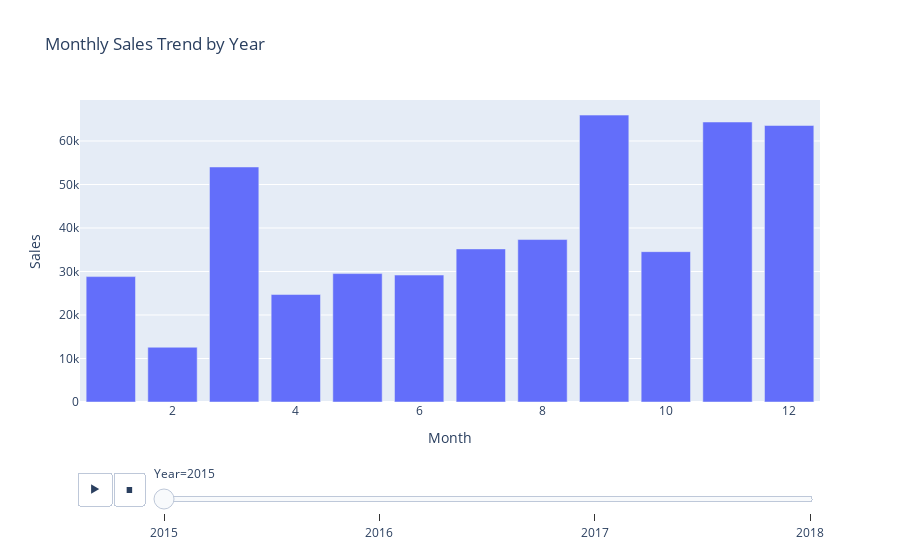

This figure's notebook cell:
### Code cell
daily_sales = df.groupby('Order Date')['Sales'].sum().reset_index()
daily_sales['Order Date'] = pd.to_datetime(daily_sales['Order Date'])
daily_sales.sort_values('Order Date', inplace=True)

daily_sales['Year'] = daily_sales['Order Date'].dt.year
daily_sales['Month'] = daily_sales['Order Date'].dt.month

monthly_sales = daily_sales.groupby(['Year', 'Month'])['Sales'].sum().reset_index()

fig = px.bar(
    monthly_sales,
    x='Month',
    y='Sales',
    animation_frame='Year',
    title='Monthly Sales Trend by Year',
    labels={'Month': 'Month'}
)
fig.show()

### Figure 1 — Plotly figure (JSON) as saved in the notebook; plotly's stock layout.template omitted (floating-point values rounded to 4 significant figures)
{"data": [{"hovertemplate": "Year=2015<br>Month=%{x}<br>Sales=%{y}<extra></extra>", "legendgroup": "", "marker": {"color": "#636efa", "pattern": {"shape": ""}}, "name": "", "orientation": "v", "showlegend": false, "textposition": "auto", "type": "bar", "x": [1, 2, 3, 4, 5, 6, 7, 8, 9, 10, 11, 12], "xaxis": "x", "y": [28830.0, 12590.0, 54030.0, 24710.0, 29520.0, 29180.0, 35190.0, 37350.0, 65960.0, 34560.0, 64370.0, 63570.0], "yaxis": "y"}], "layout": {"barmode": "relative", "legend": {"tracegroupgap": 0}, "sliders": [{"active": 0, "currentvalue": {"prefix": "Year="}, "len": 0.9, "pad": {"b": 10, "t": 60}, "steps": [{"args": [["2015"], {"frame": {"duration": 0, "redraw": true}, "fromcurrent": true, "mode": "immediate", "transition": {"duration": 0, "easing": "linear"}}], "label": "2015", "method": "animate"}, {"args": [["2016"], {"frame": {"duration": 0, "redraw": true}, "fromcurrent": true, "mode": "immediate", "transition": {"duration": 0, "easing": "linear"}}], "label": "2016", "method": "animate"}, {"args": [["2017"], {"frame": {"duration": 0, "redraw": true}, "fromcurrent": true, "mode": "immediate", "transition": {"duration": 0, "easing": "linear"}}], "label": "2017", "method": "animate"}, {"args": [["2018"], {"frame": {"duration": 0, "redraw": true}, "fromcurrent": true, "mode": "immediate", "transition": {"duration": 0, "easing": "linear"}}], "label": "2018", "method": "animate"}], "x": 0.1, "xanchor": "left", "y": 0, "yanchor": "top"}], "title": {"text": "Monthly Sales Trend by Year"}, "updatemenus": [{"buttons": [{"args": [null, {"frame": {"duration": 500, "redraw": true}, "fromcurrent": true, "mode": "immediate", "transition": {"duration": 500, "easing": "linear"}}], "label": "&#9654;", "method": "animate"}, {"args": [[null], {"frame": {"duration": 0, "redraw": true}, "fromcurrent": true, "mode": "immediate", "transition": {"duration": 0, "easing": "linear"}}], "label": "&#9724;", "method": "animate"}], "direction": "left", "pad": {"r": 10, "t": 70}, "showactive": false, "type": "buttons", "x": 0.1, "xanchor": "right", "y": 0, "yanchor": "top"}], "xaxis": {"anchor": "y", "domain": [0, 1], "title": {"text": "Month"}}, "yaxis": {"anchor": "x", "domain": [0, 1], "title": {"text": "Sales"}}}}
